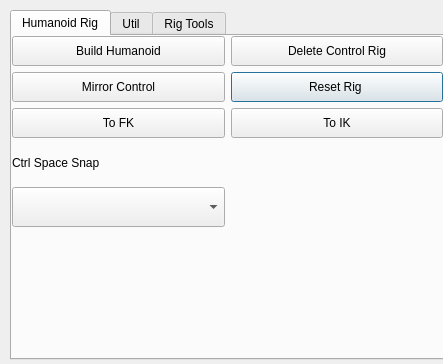
<?xml version="1.0" encoding="UTF-8"?>
<ui version="4.0">
 <class>nb_tools</class>
 <widget class="QDialog" name="nb_tools">
  <property name="geometry">
   <rect>
    <x>0</x>
    <y>0</y>
    <width>443</width>
    <height>364</height>
   </rect>
  </property>
  <property name="windowTitle">
   <string>nb_tools</string>
  </property>
  <widget class="QTabWidget" name="tabWidget">
   <property name="enabled">
    <bool>true</bool>
   </property>
   <property name="geometry">
    <rect>
     <x>10</x>
     <y>10</y>
     <width>450</width>
     <height>350</height>
    </rect>
   </property>
   <property name="sizePolicy">
    <sizepolicy hsizetype="Preferred" vsizetype="Preferred">
     <horstretch>0</horstretch>
     <verstretch>0</verstretch>
    </sizepolicy>
   </property>
   <property name="minimumSize">
    <size>
     <width>0</width>
     <height>0</height>
    </size>
   </property>
   <property name="tabShape">
    <enum>QTabWidget::Rounded</enum>
   </property>
   <property name="currentIndex">
    <number>0</number>
   </property>
   <widget class="QWidget" name="tab">
    <attribute name="title">
     <string>Humanoid Rig</string>
    </attribute>
    <widget class="QWidget" name="gridLayoutWidget_4">
     <property name="geometry">
      <rect>
       <x>0</x>
       <y>0</y>
       <width>431</width>
       <height>191</height>
      </rect>
     </property>
     <layout class="QGridLayout" name="gridLayout_3">
      <item row="1" column="1">
       <widget class="QPushButton" name="btn_reset_rig">
        <property name="minimumSize">
         <size>
          <width>0</width>
          <height>30</height>
         </size>
        </property>
        <property name="text">
         <string>Reset Rig </string>
        </property>
       </widget>
      </item>
      <item row="2" column="1">
       <widget class="QPushButton" name="btn_to_ik">
        <property name="minimumSize">
         <size>
          <width>0</width>
          <height>30</height>
         </size>
        </property>
        <property name="text">
         <string>To IK</string>
        </property>
       </widget>
      </item>
      <item row="2" column="0">
       <widget class="QPushButton" name="btn_to_fk">
        <property name="minimumSize">
         <size>
          <width>0</width>
          <height>30</height>
         </size>
        </property>
        <property name="text">
         <string>To FK</string>
        </property>
       </widget>
      </item>
      <item row="0" column="1">
       <widget class="QPushButton" name="btn_delete_all_ctrls">
        <property name="minimumSize">
         <size>
          <width>0</width>
          <height>30</height>
         </size>
        </property>
        <property name="text">
         <string>Delete Control Rig</string>
        </property>
       </widget>
      </item>
      <item row="1" column="0">
       <widget class="QPushButton" name="btn_mirror_ctrls">
        <property name="minimumSize">
         <size>
          <width>0</width>
          <height>30</height>
         </size>
        </property>
        <property name="text">
         <string>Mirror Control</string>
        </property>
       </widget>
      </item>
      <item row="0" column="0">
       <widget class="QPushButton" name="btn_build_humanoid">
        <property name="minimumSize">
         <size>
          <width>0</width>
          <height>30</height>
         </size>
        </property>
        <property name="text">
         <string>Build Humanoid</string>
        </property>
       </widget>
      </item>
      <item row="4" column="0">
       <widget class="QComboBox" name="cb_space">
        <property name="sizePolicy">
         <sizepolicy hsizetype="Minimum" vsizetype="Fixed">
          <horstretch>0</horstretch>
          <verstretch>0</verstretch>
         </sizepolicy>
        </property>
        <property name="minimumSize">
         <size>
          <width>0</width>
          <height>40</height>
         </size>
        </property>
       </widget>
      </item>
      <item row="3" column="0">
       <widget class="QLabel" name="lbl_cb_space">
        <property name="text">
         <string>Ctrl Space Snap</string>
        </property>
       </widget>
      </item>
     </layout>
    </widget>
   </widget>
   <widget class="QWidget" name="tab_util">
    <property name="sizePolicy">
     <sizepolicy hsizetype="Expanding" vsizetype="Expanding">
      <horstretch>0</horstretch>
      <verstretch>0</verstretch>
     </sizepolicy>
    </property>
    <attribute name="title">
     <string>Util</string>
    </attribute>
    <widget class="QWidget" name="verticalLayoutWidget">
     <property name="geometry">
      <rect>
       <x>0</x>
       <y>0</y>
       <width>411</width>
       <height>308</height>
      </rect>
     </property>
     <layout class="QVBoxLayout" name="verticalLayout">
      <property name="sizeConstraint">
       <enum>QLayout::SetDefaultConstraint</enum>
      </property>
      <item>
       <widget class="QGroupBox" name="grp_box_rig_ctrls">
        <property name="sizePolicy">
         <sizepolicy hsizetype="Preferred" vsizetype="Preferred">
          <horstretch>0</horstretch>
          <verstretch>0</verstretch>
         </sizepolicy>
        </property>
        <property name="minimumSize">
         <size>
          <width>0</width>
          <height>0</height>
         </size>
        </property>
        <property name="title">
         <string>Rig Ctrls</string>
        </property>
        <widget class="QWidget" name="gridLayoutWidget">
         <property name="geometry">
          <rect>
           <x>0</x>
           <y>20</y>
           <width>411</width>
           <height>97</height>
          </rect>
         </property>
         <layout class="QGridLayout" name="gridLayout">
          <property name="sizeConstraint">
           <enum>QLayout::SetDefaultConstraint</enum>
          </property>
          <property name="leftMargin">
           <number>6</number>
          </property>
          <property name="rightMargin">
           <number>6</number>
          </property>
          <property name="horizontalSpacing">
           <number>6</number>
          </property>
          <item row="0" column="0">
           <widget class="QPushButton" name="btn_offset_transforms">
            <property name="sizePolicy">
             <sizepolicy hsizetype="Preferred" vsizetype="Fixed">
              <horstretch>0</horstretch>
              <verstretch>0</verstretch>
             </sizepolicy>
            </property>
            <property name="minimumSize">
             <size>
              <width>0</width>
              <height>30</height>
             </size>
            </property>
            <property name="text">
             <string>Offset Group</string>
            </property>
           </widget>
          </item>
          <item row="1" column="1">
           <widget class="QPushButton" name="btn_build_ikfk">
            <property name="sizePolicy">
             <sizepolicy hsizetype="Preferred" vsizetype="Preferred">
              <horstretch>0</horstretch>
              <verstretch>0</verstretch>
             </sizepolicy>
            </property>
            <property name="text">
             <string>FK IK Joints </string>
            </property>
           </widget>
          </item>
          <item row="0" column="1">
           <widget class="QPushButton" name="btn_fk_ctrls">
            <property name="sizePolicy">
             <sizepolicy hsizetype="Preferred" vsizetype="Preferred">
              <horstretch>0</horstretch>
              <verstretch>0</verstretch>
             </sizepolicy>
            </property>
            <property name="minimumSize">
             <size>
              <width>0</width>
              <height>30</height>
             </size>
            </property>
            <property name="toolTip">
             <string>Build FK controls on selected objects </string>
            </property>
            <property name="text">
             <string>Control Builder</string>
            </property>
           </widget>
          </item>
          <item row="1" column="0">
           <widget class="QPushButton" name="btn_remove">
            <property name="minimumSize">
             <size>
              <width>0</width>
              <height>30</height>
             </size>
            </property>
            <property name="text">
             <string>Remove Transform</string>
            </property>
           </widget>
          </item>
         </layout>
        </widget>
       </widget>
      </item>
      <item>
       <widget class="QGroupBox" name="tab_rig_general">
        <property name="sizePolicy">
         <sizepolicy hsizetype="Preferred" vsizetype="Preferred">
          <horstretch>0</horstretch>
          <verstretch>0</verstretch>
         </sizepolicy>
        </property>
        <property name="minimumSize">
         <size>
          <width>0</width>
          <height>0</height>
         </size>
        </property>
        <property name="title">
         <string>General</string>
        </property>
        <widget class="QWidget" name="gridLayoutWidget_2">
         <property name="geometry">
          <rect>
           <x>0</x>
           <y>20</y>
           <width>411</width>
           <height>101</height>
          </rect>
         </property>
         <layout class="QGridLayout" name="gridLayout_rig_general">
          <property name="sizeConstraint">
           <enum>QLayout::SetDefaultConstraint</enum>
          </property>
          <property name="leftMargin">
           <number>6</number>
          </property>
          <property name="rightMargin">
           <number>6</number>
          </property>
          <item row="0" column="0">
           <widget class="QPushButton" name="btn_rename">
            <property name="sizePolicy">
             <sizepolicy hsizetype="Preferred" vsizetype="Fixed">
              <horstretch>0</horstretch>
              <verstretch>0</verstretch>
             </sizepolicy>
            </property>
            <property name="minimumSize">
             <size>
              <width>100</width>
              <height>30</height>
             </size>
            </property>
            <property name="text">
             <string>Rename Tools</string>
            </property>
           </widget>
          </item>
          <item row="0" column="1">
           <widget class="QPushButton" name="btn_unlock_attr">
            <property name="sizePolicy">
             <sizepolicy hsizetype="Preferred" vsizetype="Fixed">
              <horstretch>0</horstretch>
              <verstretch>0</verstretch>
             </sizepolicy>
            </property>
            <property name="minimumSize">
             <size>
              <width>100</width>
              <height>30</height>
             </size>
            </property>
            <property name="text">
             <string>Unlock Attributes</string>
            </property>
            <property name="icon">
             <iconset>
              <normaloff>../../../p4_avatars/tools/icons/GC_PWT_LockIcon.bmp</normaloff>../../../p4_avatars/tools/icons/GC_PWT_LockIcon.bmp</iconset>
            </property>
            <property name="checkable">
             <bool>false</bool>
            </property>
           </widget>
          </item>
          <item row="1" column="0">
           <widget class="QPushButton" name="btn_delete_controls">
            <property name="minimumSize">
             <size>
              <width>0</width>
              <height>30</height>
             </size>
            </property>
            <property name="text">
             <string>Delete Control Rig</string>
            </property>
           </widget>
          </item>
          <item row="1" column="1">
           <widget class="QPushButton" name="btn_make_switch_2">
            <property name="minimumSize">
             <size>
              <width>0</width>
              <height>30</height>
             </size>
            </property>
            <property name="text">
             <string>Make IKFK Switch</string>
            </property>
           </widget>
          </item>
         </layout>
        </widget>
       </widget>
      </item>
     </layout>
    </widget>
   </widget>
   <widget class="QWidget" name="tab_modeling">
    <attribute name="title">
     <string>Rig Tools</string>
    </attribute>
    <widget class="QWidget" name="gridLayoutWidget_3">
     <property name="geometry">
      <rect>
       <x>0</x>
       <y>0</y>
       <width>431</width>
       <height>321</height>
      </rect>
     </property>
     <layout class="QGridLayout" name="gridLayout_2">
      <item row="1" column="1">
       <widget class="QPushButton" name="btn_delete_controls_2">
        <property name="minimumSize">
         <size>
          <width>0</width>
          <height>30</height>
         </size>
        </property>
        <property name="text">
         <string>Delete Control Rig</string>
        </property>
       </widget>
      </item>
      <item row="1" column="0">
       <widget class="QPushButton" name="btn_make_switch">
        <property name="minimumSize">
         <size>
          <width>0</width>
          <height>30</height>
         </size>
        </property>
        <property name="text">
         <string>Make IKFK Switch</string>
        </property>
       </widget>
      </item>
      <item row="0" column="0">
       <widget class="QPushButton" name="btn_make_tags">
        <property name="minimumSize">
         <size>
          <width>0</width>
          <height>30</height>
         </size>
        </property>
        <property name="text">
         <string>Create Tags</string>
        </property>
       </widget>
      </item>
     </layout>
    </widget>
   </widget>
  </widget>
 </widget>
 <resources/>
 <connections/>
</ui>
